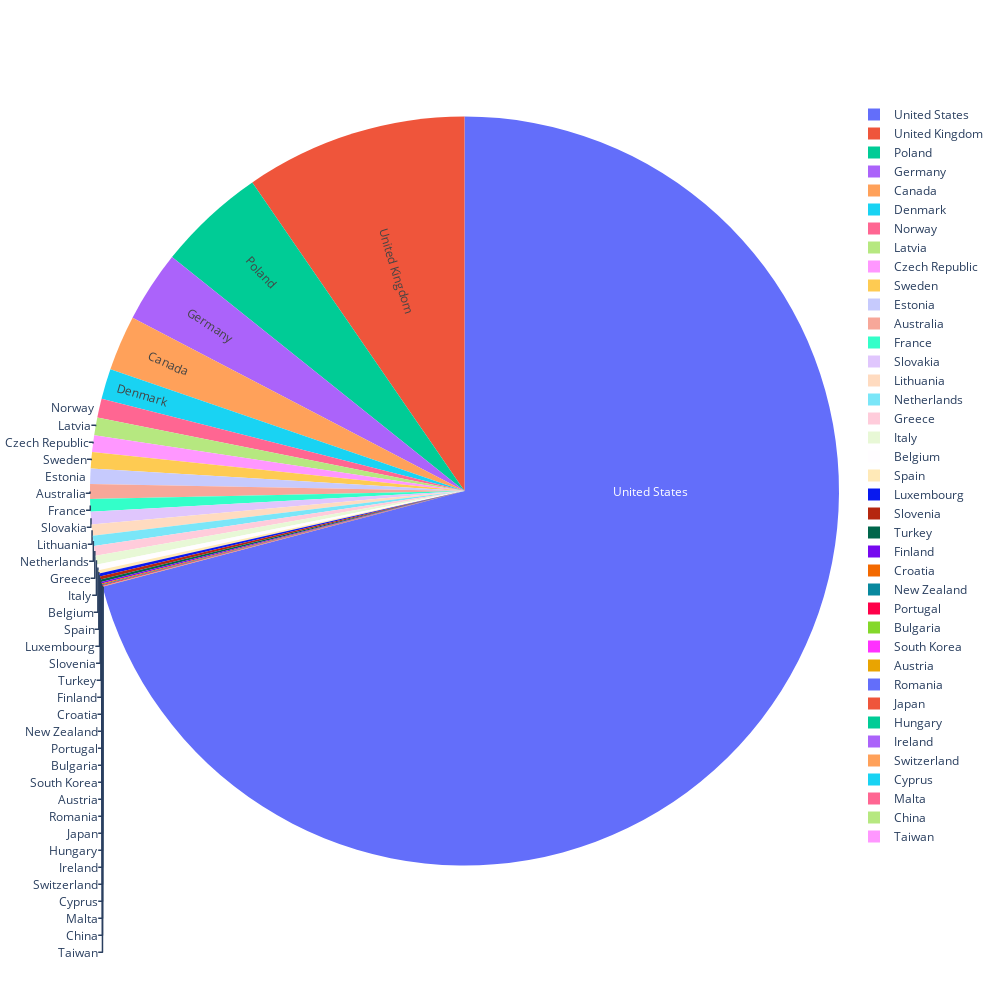

The notebook cell this image was saved under:
### Code cell
layout=dict(width=1000,height=1000)
fig = go.Figure(
    data=[go.Pie(labels=country, values=total, textinfo='label', insidetextorientation='radial')],layout=layout)

fig.show()

### Figure 1 — Plotly figure (JSON) as saved in the notebook; plotly's stock layout.template omitted (floating-point values rounded to 4 significant figures)
{"data": [{"insidetextorientation": "radial", "labels": ["United States", "United Kingdom", "Poland", "Germany", "Canada", "Norway", "Denmark", "Latvia", "Czech Republic", "Sweden", "Estonia", "Australia", "France", "Slovakia", "Lithuania", "Netherlands", "Greece", "Italy", "Belgium", "Spain", "Luxembourg", "Slovenia", "Turkey", "Finland", "Croatia", "New Zealand", "Portugal", "Bulgaria", "South Korea", "Austria", "Romania", "Japan", "Hungary", "Ireland", "Switzerland", "Cyprus", "Malta", "China", "Taiwan"], "textinfo": "label", "type": "pie", "values": [27.64, 3.74, 1.823, 1.2, 0.9311, 0.319, 0.5102, 0.2979, 0.2817, 0.2739, 0.2581, 0.2462, 0.2155, 0.2116, 0.1872, 0.1715, 0.1615, 0.15, 0.096, 0.0555, 0.0502, 0.04996, 0.04225, 0.0293, 0.01648, 0.01375, 0.01109, 0.003843, 0.003621, 0.003617, 0.003, 7.282e-05, 0, 0, 0, 0, 0, 0, 0]}], "layout": {"height": 1000, "width": 1000}}
